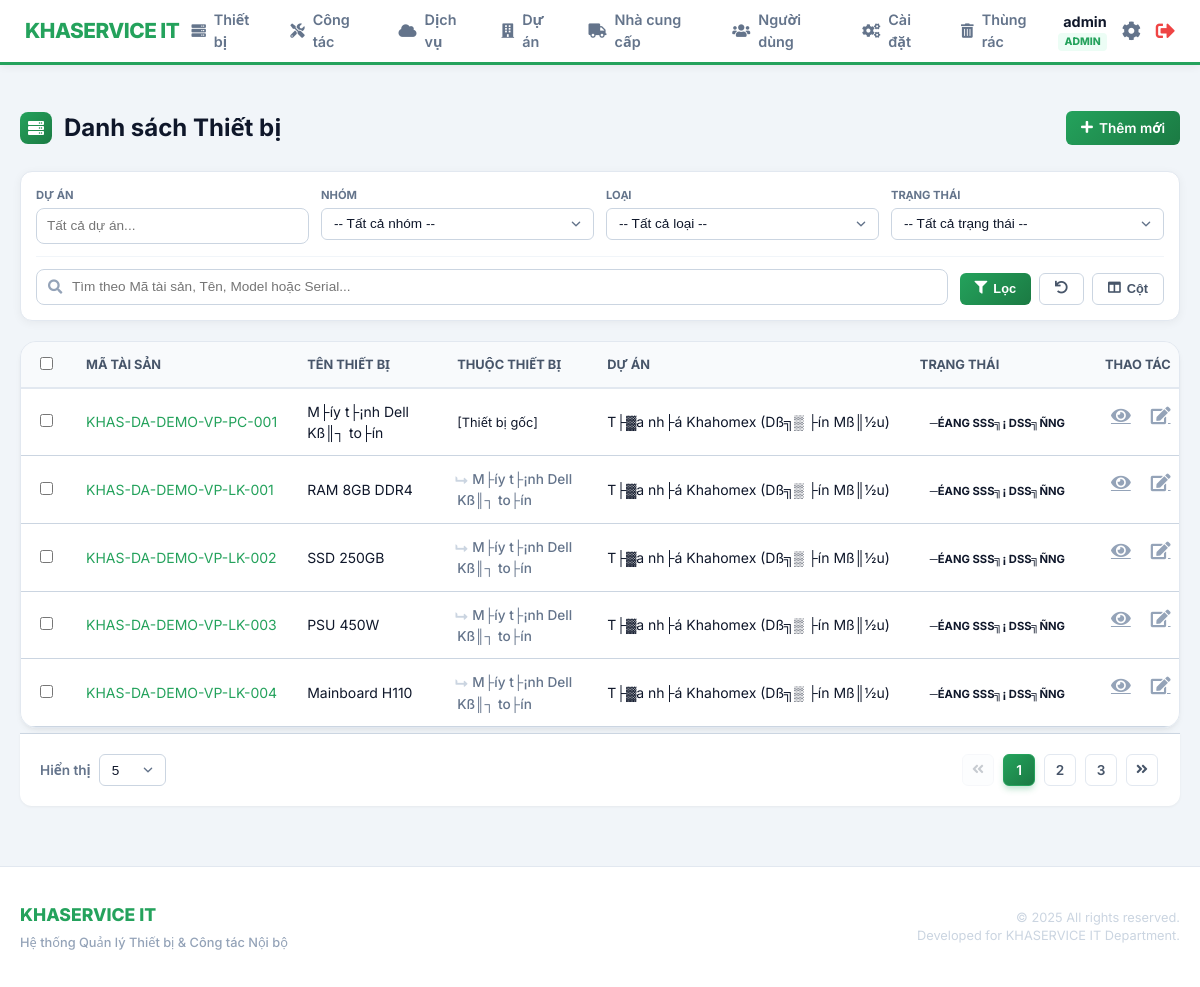
Page /index.php?page=devices/list (signed in) on the earlier database version.
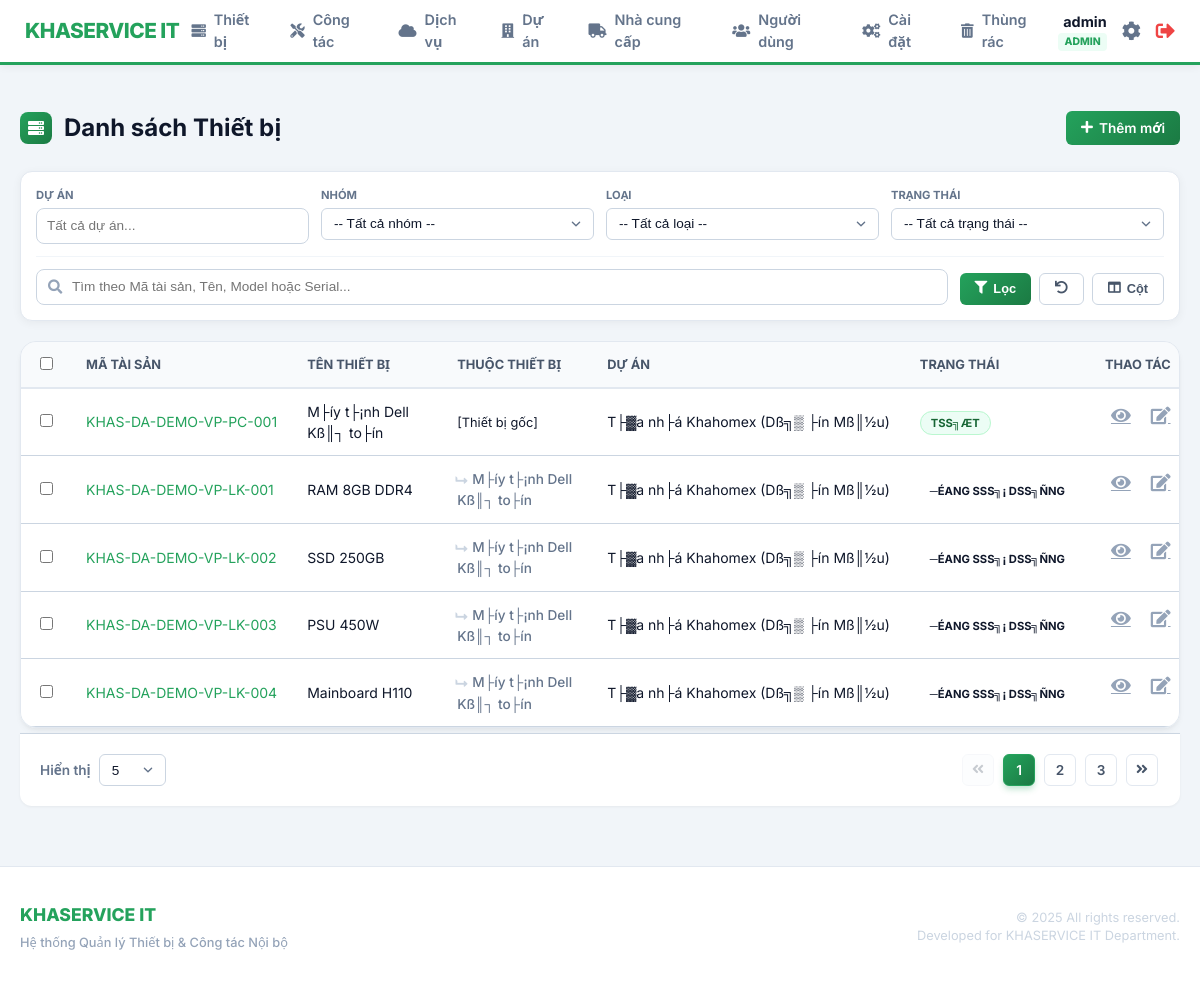
Same page on the later database version.
### tables this page shows
CREATE TABLE `devices` (
  `id` int(11) NOT NULL AUTO_INCREMENT,
  `ma_tai_san` varchar(100) NOT NULL COMMENT 'M?? t??i s???n n???i b??? (VD: KHAS-DA01-PC-001)',
  `ten_thiet_bi` varchar(255) NOT NULL COMMENT 'T??n thi???t b??? (PC l??? t??n, UPS barrier...)',
  `nhom_thiet_bi` varchar(50) NOT NULL COMMENT 'Nh??m thi???t b???: V??n ph??ng / B??i xe',
  `loai_thiet_bi` varchar(100) NOT NULL COMMENT 'Lo???i thi???t b???: PC, UPS, Camera, Barrier, ?????u ?????c th???...',
  `model` varchar(255) DEFAULT NULL COMMENT 'Model thi???t b???',
  `serial` varchar(255) DEFAULT NULL COMMENT 'Serial number c???a thi???t b???',
  `project_id` int(11) DEFAULT NULL COMMENT 'Thi???t b??? thu???c d??? ??n n??o',
  `parent_id` int(11) DEFAULT NULL,
  `supplier_id` int(11) DEFAULT NULL COMMENT 'Nh?? cung c???p thi???t b???',
  `ngay_mua` date DEFAULT NULL COMMENT 'Ng??y mua thi???t b???',
  `gia_mua` decimal(15,2) DEFAULT NULL COMMENT 'Gi?? mua t???i th???i ??i???m mua (VN??)',
  `bao_hanh_den` date DEFAULT NULL COMMENT 'Ng??y h???t h???n b???o h??nh',
  `trang_thai` varchar(50) DEFAULT '??ang s??? d???ng' COMMENT 'Tr???ng th??i: ??ang s??? d???ng / H???ng / Thanh l??',
  `ghi_chu` text DEFAULT NULL COMMENT 'Ghi ch?? kh??c',
  `created_at` timestamp NOT NULL DEFAULT current_timestamp() COMMENT 'Ng??y t???o h??? s?? thi???t b???',
  `deleted_at` timestamp NULL DEFAULT NULL,
  PRIMARY KEY (`id`),
  UNIQUE KEY `ma_tai_san` (`ma_tai_san`),
  KEY `idx_device_parent` (`parent_id`)
);

CREATE TABLE `projects` (
  `id` int(11) NOT NULL AUTO_INCREMENT,
  `ma_du_an` varchar(50) NOT NULL COMMENT 'M?? d??? ??n n???i b??? (VD: DA01, DA02)',
  `ten_du_an` varchar(255) NOT NULL COMMENT 'T??n d??? ??n / chung c??',
  `dia_chi_duong` varchar(255) DEFAULT NULL,
  `dia_chi_phuong_xa` varchar(100) DEFAULT NULL,
  `dia_chi_tinh_tp` varchar(100) DEFAULT NULL,
  `dia_chi` text DEFAULT NULL COMMENT '?????a ch??? d??? ??n',
  `loai_du_an` varchar(100) DEFAULT NULL COMMENT 'Lo???i d??? ??n (Chung c??, V??n ph??ng...)',
  `ghi_chu` text DEFAULT NULL COMMENT 'Ghi ch?? th??m',
  `deleted_at` timestamp NULL DEFAULT NULL,
  PRIMARY KEY (`id`)
);

### includes/auth.php (called while the page is built, shortened)
<?php
function isIT() {
    return isset($_SESSION['role']) && ($_SESSION['role'] === 'it' || $_SESSION['role'] === 'admin');
}
?>

### modules/devices/list.php (the view, shortened to what the rows shown need)
<?php
$rows_per_page = (isset($_GET['limit']) && is_numeric($_GET['limit'])) ? (int)$_GET['limit'] : 5;
$current_page  = (isset($_GET['p']) && is_numeric($_GET['p'])) ? (int)$_GET['p'] : 1;
$where_clauses = ["d.deleted_at IS NULL"];
$where_sql = !empty($where_clauses) ? ' WHERE ' . implode(' AND ', $where_clauses) : '';
$allowed_sort_columns = ['ma_tai_san' => 'd.ma_tai_san', 'ten_thiet_bi' => 'd.ten_thiet_bi', 'created_at' => 'd.created_at'];
$sort_by    = $_GET['sort_by'] ?? 'created_at';
$sort_order = strtoupper($_GET['sort_order'] ?? 'DESC');
$order_sql = " ORDER BY {$allowed_sort_columns[$sort_by]} $sort_order";
$offset = ($current_page - 1) * $rows_per_page;
$data_sql = "SELECT
                d.*,
                p.ten_du_an,
                s.ten_npp,
                parent.ten_thiet_bi as parent_name,
                parent.ma_tai_san as parent_code
             FROM devices d
             LEFT JOIN projects p ON d.project_id = p.id
             LEFT JOIN suppliers s ON d.supplier_id = s.id
             LEFT JOIN devices parent ON d.parent_id = parent.id
             $where_sql $order_sql LIMIT :limit OFFSET :offset";
$stmt = $pdo->prepare($data_sql);
$stmt->bindValue(':limit',  $rows_per_page, PDO::PARAM_INT);
$stmt->bindValue(':offset', $offset, PDO::PARAM_INT);
$stmt->execute();
$devices = $stmt->fetchAll(PDO::FETCH_ASSOC);
$statuses_config = $pdo->query("SELECT status_name, color_class FROM settings_device_statuses")->fetchAll(PDO::FETCH_KEY_PAIR);
$all_columns = [
    'ma_tai_san'    => ['label' => 'Mã Tài sản', 'default' => true],
    'ten_thiet_bi'  => ['label' => 'Tên Thiết bị', 'default' => true],
    'parent_name'   => ['label' => 'Thuộc thiết bị', 'default' => true],
    'loai_thiet_bi' => ['label' => 'Loại', 'default' => false],
    'nhom_thiet_bi' => ['label' => 'Nhóm', 'default' => false],
    'model'         => ['label' => 'Model', 'default' => false],
    'serial'        => ['label' => 'Serial', 'default' => false],
    'ten_du_an'     => ['label' => 'Dự án', 'default' => true],
    'ten_npp'       => ['label' => 'Nhà cung cấp', 'default' => false],
    'ngay_mua'      => ['label' => 'Ngày mua', 'default' => false],
    'bao_hanh_den'  => ['label' => 'Hạn BH', 'default' => false],
    'gia_mua'       => ['label' => 'Giá mua', 'default' => false],
    'trang_thai'    => ['label' => 'Trạng thái', 'default' => true],
];
?>
<div class="page-header">
    <h2><i class="fas fa-server"></i> Danh sách Thiết bị</h2>
</div>
<form action="index.php?page=devices/export" method="POST" id="devices-form">
    <div class="table-container card">
        <table class="content-table" id="devicesTable">
            <thead>
                <tr>
                    <th width="40"><input type="checkbox" id="select-all"></th>
                    <?php foreach ($all_columns as $k => $c): ?>
                        <th data-col="<?php echo $k; ?>"><?php echo htmlspecialchars($c['label']); ?></th>
                    <?php endforeach; ?>
                    <th width="100" class="text-center">Thao tác</th>
                </tr>
            </thead>
            <tbody>
                <?php foreach ($devices as $d): ?>
                    <tr>
                        <td><input type="checkbox" name="selected_devices[]" value="<?php echo $d['id']; ?>" class="row-checkbox"></td>
                        <td data-col="ma_tai_san" class="font-medium text-primary"><?php echo htmlspecialchars($d['ma_tai_san']); ?></td>
                        <td data-col="ten_thiet_bi"><?php echo htmlspecialchars($d['ten_thiet_bi']); ?></td>
                        <td data-col="parent_name">
                            <?php if ($d['parent_id']): ?>
                                <a href="index.php?page=devices/view&id=<?php echo $d['parent_id']; ?>" class="parent-link">
                                    <i class="fas fa-level-up-alt fa-rotate-90"></i> <?php echo htmlspecialchars($d['parent_name']); ?>
                                </a>
                            <?php else: ?>
                                <span class="text-muted" style="font-size: 0.8rem;">[Thiết bị gốc]</span>
                            <?php endif; ?>
                        </td>
                        <td data-col="ten_du_an"><?php echo htmlspecialchars($d['ten_du_an']); ?></td>
                        <td data-col="trang_thai">
                            <?php $cls = $statuses_config[$d['trang_thai']] ?? 'status-default'; ?>
                            <span class="badge <?php echo $cls; ?>"><?php echo htmlspecialchars($d['trang_thai']); ?></span>
                        </td>
                        <td class="actions text-center">
                            <a href="index.php?page=devices/view&id=<?php echo $d['id']; ?>" class="btn-icon"><i class="fas fa-eye"></i></a>
                            <?php if(isIT()): ?>
                                <a href="index.php?page=devices/edit&id=<?php echo $d['id']; ?>" class="btn-icon"><i class="fas fa-edit"></i></a>
                            <?php endif; ?>
                        </td>
                    </tr>
                <?php endforeach; ?>
            </tbody>
        </table>
    </div>
</form>

Differences in the rows shown:
changed devices "KHAS-DA-DEMO-VP-PC-001": trang_thai "─ÉANG SSS╗¡ DSS╗ÑNG" → "TSS╗ÆT"
